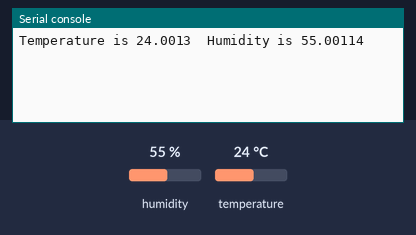
Bench run of a program on a simulated ESP8266 board running MicroPython. Parts: the last lines printed to the serial console. The inputs (shaded band) are chosen by the test bench; at power-on: humidity 55 %, temperature 24 °C.

Above: at 1.2 s.
1.3 s: humidity set to 22 %
At 3.4 s:
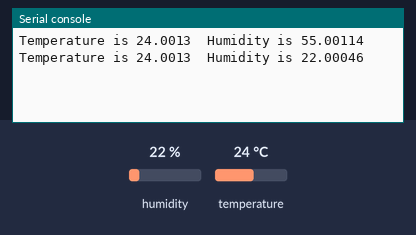
4.1 s: temperature set to 12 °C
At 5.1 s:
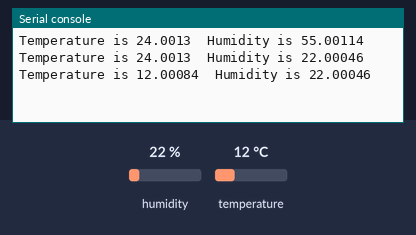
6.9 s: humidity set to 40 %
At 9.6 s:
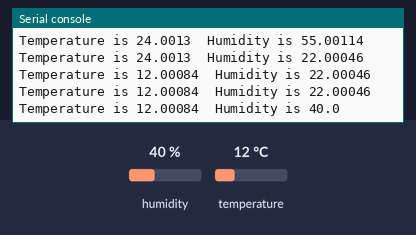
Timing chart, 0 to 11.1 s (numbered marks = the images above; inputs shaded):
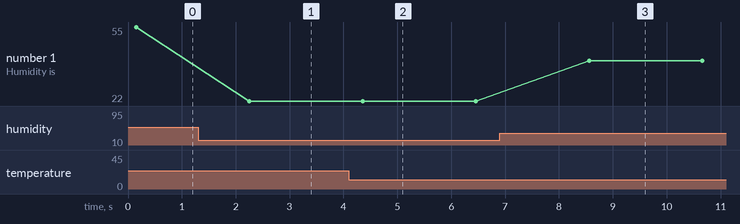

The program:

SHT30.py
```python
from machine import I2C, Pin
import time

__version__ = '0.2.1'
__author__ = 'Roberto Sánchez'
__license__ = "Apache License 2.0. https://www.apache.org/licenses/LICENSE-2.0"

# I2C address B 0x45 ADDR (pin 2) connected to VDD
DEFAULT_I2C_ADDRESS = 0x45


class SHT30():
    """
    SHT30 sensor driver in pure python based on I2C bus

    References:
    * https://www.sensirion.com/fileadmin/user_upload/customers/sensirion/Dokumente/2_Humidity_Sensors/Sensirion_Humidity_Sensors_SHT3x_Datasheet_digital.pdf
    * https://www.wemos.cc/sites/default/files/2016-11/SHT30-DIS_datasheet.pdf
    * https://github.com/wemos/WEMOS_SHT3x_Arduino_Library
    * https://www.sensirion.com/fileadmin/user_upload/customers/sensirion/Dokumente/11_Sample_Codes_Software/Humidity_Sensors/Sensirion_Humidity_Sensors_SHT3x_Sample_Code_V2.pdf
    """
    POLYNOMIAL = 0x131  # P(x) = x^8 + x^5 + x^4 + 1 = 100110001

    ALERT_PENDING_MASK = 0x8000  # 15
    HEATER_MASK = 0x2000  # 13
    RH_ALERT_MASK = 0x0800  # 11
    T_ALERT_MASK = 0x0400  # 10
    RESET_MASK = 0x0010  # 4
    CMD_STATUS_MASK = 0x0002  # 1
    WRITE_STATUS_MASK = 0x0001  # 0

    # MSB = 0x2C LSB = 0x06 Repeatability = High, Clock stretching = enabled
    MEASURE_CMD = b'\x2C\x10'
    STATUS_CMD = b'\xF3\x2D'
    RESET_CMD = b'\x30\xA2'
    CLEAR_STATUS_CMD = b'\x30\x41'
    ENABLE_HEATER_CMD = b'\x30\x6D'
    DISABLE_HEATER_CMD = b'\x30\x66'

    def __init__(self, scl_pin=5, sda_pin=4, delta_temp=0, delta_hum=0, i2c_address=DEFAULT_I2C_ADDRESS):
        self.i2c = I2C(scl=Pin(scl_pin), sda=Pin(sda_pin))
        self.i2c_addr = i2c_address
        self.set_delta(delta_temp, delta_hum)
        time.sleep_ms(50)

    def init(self, scl_pin=5, sda_pin=4):
        """
        Init the I2C bus using the new pin values
        """
        self.i2c.init(scl=Pin(scl_pin), sda=Pin(sda_pin))

    def is_present(self):
        """
        Return true if the sensor is correctly conneced, False otherwise
        """
        return self.i2c_addr in self.i2c.scan()

    def set_delta(self, delta_temp=0.0, delta_hum=0.0):
        """
        Apply a delta value on the future measurements of temperature and/or humidity
        The units are Celsius for temperature and percent for humidity (can be negative values)
        """
        self.delta_temp = delta_temp
        self.delta_hum = delta_hum

    def _check_crc(self, data):
        # calculates 8-Bit checksum with given polynomial
        crc = 0xFF

        for b in data[:-1]:
            crc ^= b;
            for _ in range(8, 0, -1):
                if crc & 0x80:
                    crc = (crc << 1) ^ SHT30.POLYNOMIAL;
                else:
                    crc <<= 1
        crc_to_check = data[-1]
        return crc_to_check == crc

    def send_cmd(self, cmd_request, response_size=6, read_delay_ms=100):
        """
        Send a command to the sensor and read (optionally) the response
        The responsed data is validated by CRC
        """
        try:
            self.i2c.start();
            self.i2c.writeto(self.i2c_addr, cmd_request);
            if not response_size:
                self.i2c.stop();
                return
            time.sleep_ms(read_delay_ms)
            data = self.i2c.readfrom(self.i2c_addr, response_size)
            self.i2c.stop();
            for i in range(response_size // 3):
                if not self._check_crc(data[i * 3:(i + 1) * 3]):  # pos 2 and 5 are CRC
                    raise SHT30Error(SHT30Error.CRC_ERROR)
            if data == bytearray(response_size):
                raise SHT30Error(SHT30Error.DATA_ERROR)
            return data
        except OSError as ex:
            print(str(ex))
            if 'I2C' in ex.args[0]:
                raise SHT30Error(SHT30Error.BUS_ERROR)
            raise ex

    def clear_status(self):
        """
        Clear the status register
        """
        return self.send_cmd(SHT30.CLEAR_STATUS_CMD, None);

    def reset(self):
        """
        Send a soft-reset to the sensor
        """
        return self.send_cmd(SHT30.RESET_CMD, None);

    def status(self, raw=False):
        """
        Get the sensor status register.
        It returns a int value or the bytearray(3) if raw==True
        """
        data = self.send_cmd(SHT30.STATUS_CMD, 3, read_delay_ms=20);

        if raw:
            return data

        status_register = data[0] << 8 | data[1]
        return status_register

    def measure(self, raw=False):
        """
        If raw==True returns a bytearrya(6) with sensor direct measurement otherwise
        It gets the temperature (T) and humidity (RH) measurement and return them.

        The units are Celsius and percent
        """
        data = self.send_cmd(SHT30.MEASURE_CMD, 6);

        if raw:
            return data

        t_celsius = (((data[0] << 8 | data[1]) * 175) / 0xFFFF) - 45 + self.delta_temp;
        rh = (((data[3] << 8 | data[4]) * 100.0) / 0xFFFF) + self.delta_hum;
        return t_celsius, rh

    def measure_int(self, raw=False):
        """
        Get the temperature (T) and humidity (RH) measurement using integers.
        If raw==True returns a bytearrya(6) with sensor direct measurement otherwise
        It returns a tuple with 4 values: T integer, T decimal, H integer, H decimal
        For instance to return T=24.0512 and RH= 34.662 This method will return
        (24, 5, 34, 66) Only 2 decimal digits are returned, .05 becomes 5
        Delta values are not applied in this method
        The units are Celsius and percent.
        """
        data = self.send_cmd(SHT30.MEASURE_CMD, 6);
        if raw:
            return data
        aux = (data[0] << 8 | data[1]) * 175
        t_int = (aux // 0xffff) - 45;
        t_dec = (aux % 0xffff * 100) // 0xffff
        aux = (data[3] << 8 | data[4]) * 100
        h_int = aux // 0xffff
        h_dec = (aux % 0xffff * 100) // 0xffff
        return t_int, t_dec, h_int, h_dec


class SHT30Error(Exception):
    """
    Custom exception for errors on sensor management
    """
    BUS_ERROR = 0x01
    DATA_ERROR = 0x02
    CRC_ERROR = 0x03

    def __init__(self, error_code=None):
        self.error_code = error_code
        super().__init__(self.get_message())

    def get_message(self):
        if self.error_code == SHT30Error.BUS_ERROR:
            return "Bus error"
        elif self.error_code == SHT30Error.DATA_ERROR:
            return "Data error"
        elif self.error_code == SHT30Error.CRC_ERROR:
            return "CRC error"
        else:
            return "Unknown error"


def test():
    sensor = SHT30()
    sensor.set_delta(0.0, 0.0)

    for i in range(10):
        temp, hum = sensor.measure()
        print('Temperature is {0}\tHumidity is {1}'. format(temp, hum))

        time.sleep(2)


if __name__ == '__main__':
    test()
```

Measured:
- after the input at 1.3 s, the serial console: prints a new line after 0.95 s (image 1)
- after the input at 4.1 s, the serial console: prints a new line after 0.26 s (image 2)
- after the input at 6.9 s, the serial console: prints a new line after 1.7 s (image 3)
- plotted number 1: 55 → 22 after the input at 1.3 s, 22 → 40 after the input at 6.9 s
